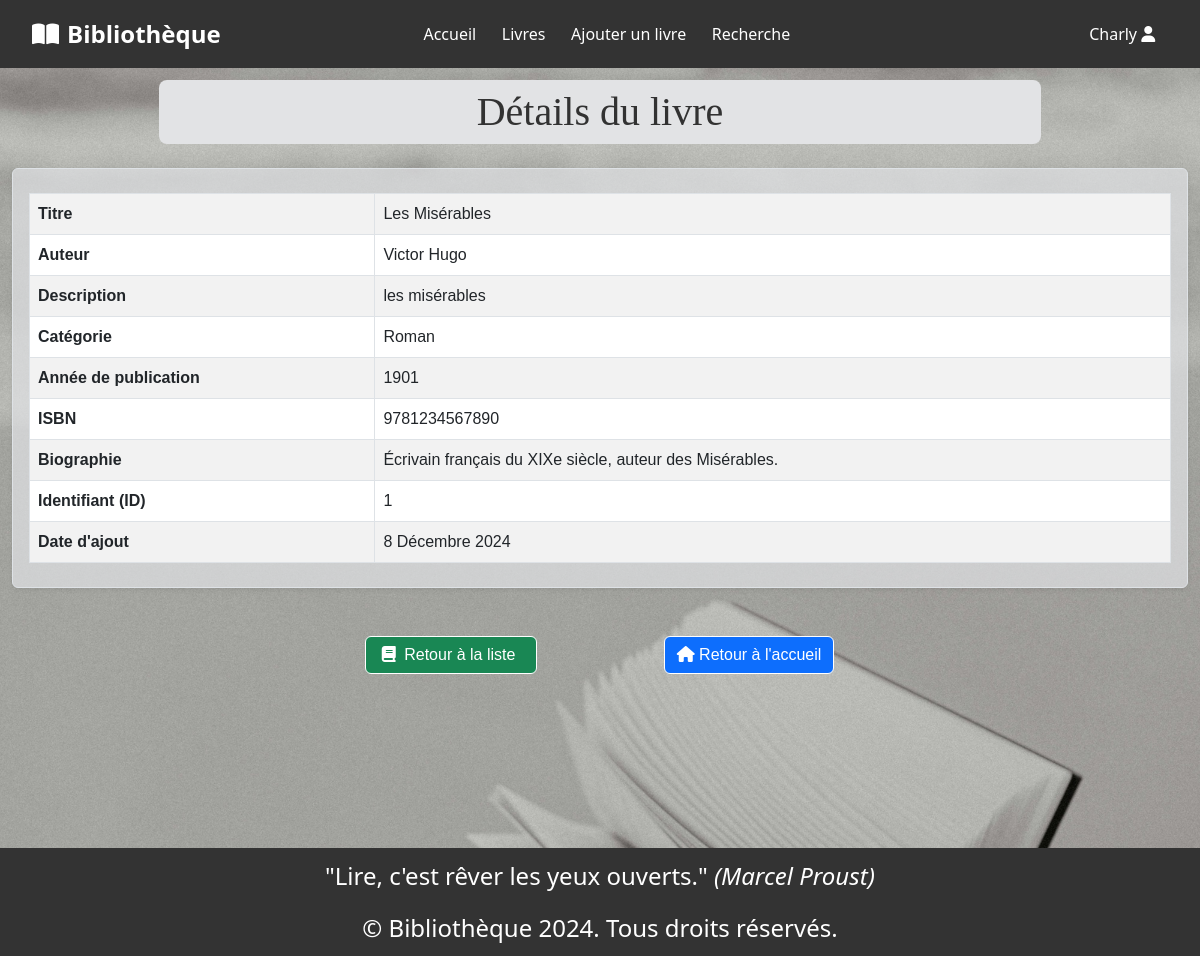
Screenshot of /views/details.php?id=1 (signed in) with the database file from the repository.
### tables this page shows
CREATE TABLE `livres` (
  `id` int(11) NOT NULL,
  `titre` varchar(255) NOT NULL,
  `auteur_id` int(11) NOT NULL,
  `annee_publication` int(4) NOT NULL,
  `isbn` varchar(20) NOT NULL,
  `categorie_id` int(11) DEFAULT NULL,
  `description` text,
  `date_ajout` timestamp NOT NULL DEFAULT CURRENT_TIMESTAMP
);

CREATE TABLE `auteurs` (
  `id` int(11) NOT NULL,
  `auteur` varchar(100) NOT NULL,
  `biographie` text
);

CREATE TABLE `categories` (
  `id` int(11) NOT NULL,
  `nom` varchar(50) NOT NULL
);

### config/db.php (called while the page is built, shortened)
<?php
class Db {
    private $connection;
    public function __construct() {
        $this->connect();
    }
    private function connect() {
        try {
            $this->connection = new PDO("mysql:host=" . self::SERVER_NAME . ";dbname=" . self::DBNAME,
                                self::USERNAME, self::PASSWORD);
            $this->connection->setAttribute(PDO::ATTR_ERRMODE, PDO::ERRMODE_EXCEPTION);
            $this->connection->query('SET NAMES utf8');
        } catch (PDOException $exception) {
            die("Erreur de connexion : " . $exception->getMessage());
        }
    }
    public function getConnection(): PDO {
        return $this->connection;
    }
}
?>

### classes/Bibliotheque.php (called while the page is built, shortened)
<?php
class LibraryManager
{
    protected $connection;
    public function __construct() {
        $db = new Db();
        $this->connection = $db->getConnection();
    }
    public function getBookDetails($bookId) {
        $query = "SELECT livres.id, livres.titre, auteur, auteurs.id AS auteur_id, auteurs.biographie,
                  livres.annee_publication, livres.isbn, categories.nom AS categorie_nom,
                  categories.id AS categorie_id, livres.description, livres.date_ajout
                  FROM livres
                  LEFT JOIN auteurs ON livres.auteur_id = auteurs.id
                  LEFT JOIN categories ON livres.categorie_id = categories.id
                  WHERE livres.id = :id";
        $stmt = $this->connection->prepare($query);
        $stmt->execute([':id' => $bookId]);
        return $stmt->fetch(PDO::FETCH_ASSOC);
    }
}

### config/init.php (called while the page is built, shortened)
<?php
include '../templates/header.php';
require_once '../config/db.php';
require_once '../classes/Bibliotheque.php';
$libraryManager = new LibraryManager();
?>

### views/details.php (the view, shortened to what this page needs)
<?php
require '../config/init.php';
$bookId = (int) $_GET['id'];
$bookDetails = $libraryManager->getBookDetails($bookId);
?>
<div class="container">
    <h1 id="book-list" class="text-center rounded-3 bg-secondary-subtle py-2 mx-auto mb-4 w-75">Détails du livre</h1>
    <div class="card border shadow-sm px-3 py-2">
        <table class="table table-bordered table-striped bg-dark-subtle mt-3">
            <tr>
                <th>Titre</th>
                <td><?= htmlspecialchars($bookDetails['titre']) ?></td>
            </tr>
            <tr>
                <th>Auteur</th>
                <td><?= htmlspecialchars($bookDetails['auteur']) ?></td>
            </tr>
            <tr>
                <th>Description</th>
                <td><?= htmlspecialchars($bookDetails['description'] ?? 'Non spécifiée') ?></td>
            </tr>
            <tr>
                <th>Catégorie</th>
                <td><?= htmlspecialchars($bookDetails['categorie_nom'] ?? 'Non spécifiée') ?></td>
            </tr>
            <tr>
                <th>Année de publication</th>
                <td><?= htmlspecialchars($bookDetails['annee_publication']) ?></td>
            </tr>
            <tr>
                <th>ISBN</th>
                <td><?= htmlspecialchars($bookDetails['isbn']) ?></td>
            </tr>
            <tr>
                <th>Biographie</th>
                <td><?= htmlspecialchars($bookDetails['biographie']) ?></td>
            </tr>
            <tr>
                <th>Identifiant (ID)</th>
                <td><?= htmlspecialchars($bookDetails['id']) ?></td>
            </tr>
            <tr>
                <th>Date d'ajout</th>
                <td>
                    <?php
                    if (isset($bookDetails['date_ajout'])) {
                        $months = [
                            'January' => 'janvier', 'February' => 'février', 'March' => 'mars', 'April' => 'avril', 'May' => 'mai', 'June' => 'juin',
                            'July' => 'juillet', 'August' => 'août', 'September' => 'septembre', 'October' => 'octobre', 'November' => 'novembre', 'December' => 'décembre'
                        ];
                        $date = new DateTime($bookDetails['date_ajout']);
                        $englishMonth = $date->format('F');
                        $frenchMonth = $months[$englishMonth];
                        echo $date->format('j ') . ucfirst($frenchMonth) . $date->format(' Y');
                    } else {
                        echo 'Non spécifiée';
                    }
                    ?>
                </td>
            </tr>
        </table>
    </div>
    <div class="text-center my-5">
        <div class="row justify-content-center g-3">
            <div class="col-12 col-md-6 col-lg-3">
                <a class="btn btn-success border-1 border-white" href="list.php">
                    <i class="fas fa-book mx-1"></i> Retour à la liste &nbsp;</a>
            </div>
            <div class="col-12 col-md-6 col-lg-3">
                <a class="btn btn-primary border-1 border-white" href="../index.php">
                    <i class="fas fa-home"></i> Retour à l'accueil</a>
            </div>
        </div>
    </div>
</div>
<?php include '../templates/footer.php';

### assets/css/style.css (style rules this page uses)
body { margin: 0; padding: 0; background-image: url(../img/fond.jpg); background-size: cover; background-position: center; background-repeat: no-repeat; }
.container { min-height: 86vh; max-width: 100%; margin: 80px auto; font-family: Arial, sans-serif; }
h1, h3, .lead { font-family: "Playfair Display", serif; font-weight: 500; color: rgb(50, 50, 50); }
.card { margin-bottom: 20px; }
.card.border.shadow-sm { border: 1px solid #8f8181; background-color: rgba(226, 227, 229, 0.7); }

### rows the page displays
livres: titre "Les Misérables", auteur.auteur "Victor Hugo", description "les misérables", categorie.nom "Roman", annee_publication "1901", isbn "9781234567890", auteur.biographie "Écrivain français du XIXe siècle, auteur des Misérables.", id "1", date_ajout "8", date_ajout "Décembre", date_ajout "2024"

### other values shown
$_SESSION['name'] "Charly"
